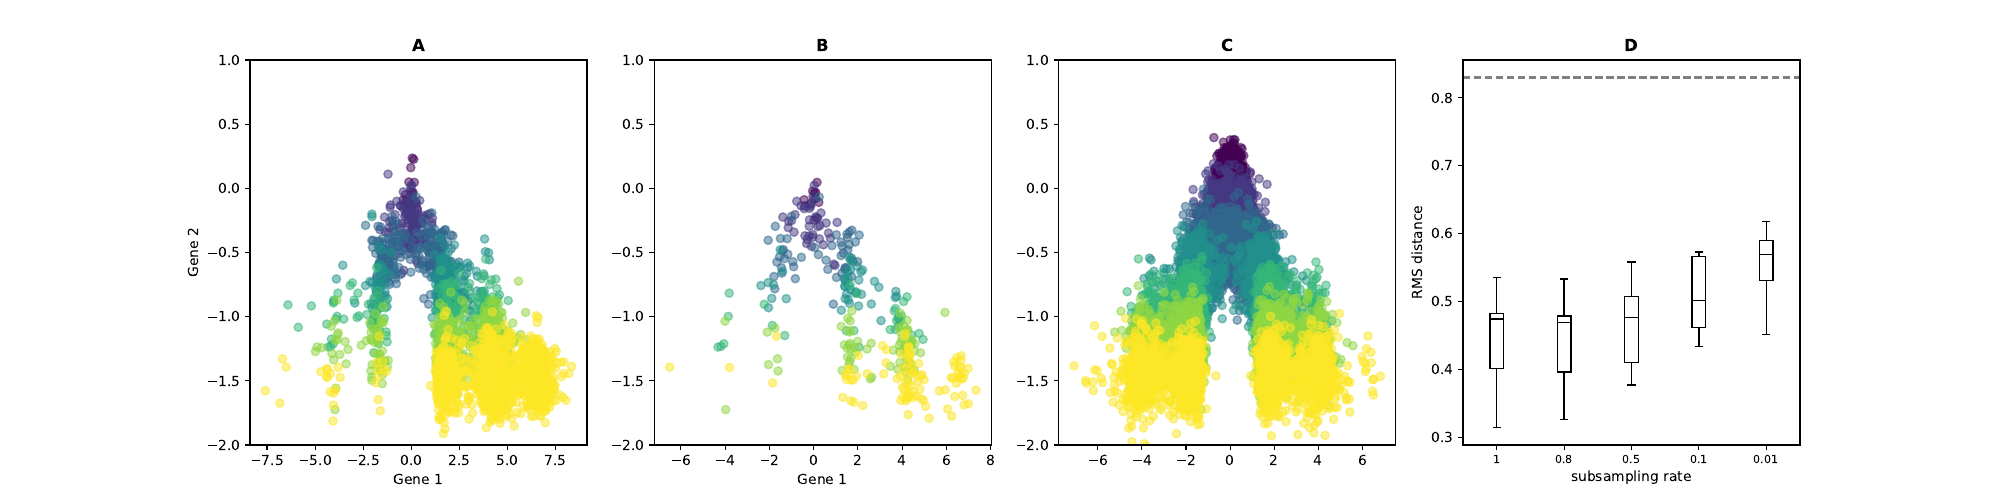

Here is the Python script that generated this plot:
import os
num_threads = "8"
os.environ["OMP_NUM_THREADS"] = num_threads
os.environ["OPENBLAS_NUM_THREADS"] = num_threads
os.environ["MKL_NUM_THREADS"] = num_threads
os.environ["VECLIB_MAXIMUM_THREADS"] = num_threads
os.environ["NUMEXPR_NUM_THREADS"] = num_threads

import copy
import matplotlib.pyplot as plt
import numpy as np

import sys; sys.path += ['../.']

from lineageot_files import simulation as sim
from lineageot_files import inference as sim_inf
from lineageot_files import new as sim_new
from lineageot_files.new import RMS, subsampled_tree

np.random.seed(2)

flow_type = 'MFL_4' # flow type used for the simulations
factor_MFL4 = 4

# Setting simulation parameters
timescale = 1
diffusion_constant, division_time_distribution = factor_MFL4*.2, "exponential"
mean_division_time = .4*timescale
mean_death_time = 1*timescale
x_init = np.array([0, 0.15, 0])
dim = 3

# Choosing which of the three dimensions to show in later plots
dimensions_to_plot = [0, 1]
T = np.linspace(.1, 1.5, 7) # time of simulation

n_mean = 7 # number of repetitions
p_vec = np.ones(len(T))
p_vec[-2:] = [.8, .5] # initial subsampling probability vector
n_ps = [1, 1, .5, .1, 0.01] # list of multiplicative factors for the subsampling probability
N0 = 10 # number of initial cells



def simulate_groundtruth(N0, T, flow_type):
    """Function simulating N0 cells at a sequence of timepoints T under a SDE without branching and drift = flow_type """
    non_constant_branching_rate = False
    mean_division_time = 1e9
    sim_params = sim.SimulationParameters(division_time_std = .01*timescale,
                                          flow_type = flow_type,
                                          mutation_rate = 1/timescale,
                                          mean_division_time = mean_division_time,
                                          timestep = 0.01*timescale,
                                          initial_distribution_std = 0.1,
                                          diffusion_constant = diffusion_constant,
                                          division_time_distribution = division_time_distribution,
                                          non_constant_branching_rate = non_constant_branching_rate
                                         )

    sample = []
    initial_cell = []
    for cnt, t in enumerate(T):
        tmp = []
        tmp_initial_cell = []
        for n in range(0, N0):
            tmp_initial_cell.append(sim.Cell(np.random.normal(x_init, sim_params.initial_distribution_std),
                                    np.zeros(sim_params.barcode_length)))
            tmp.append(sim.sample_descendants(tmp_initial_cell[n], t, t, sim_params))
        sample.append(tmp)
        initial_cell.append(tmp_initial_cell)
    # Extracting trees and barcode matrices
    true_trees = [[sim_inf.list_tree_to_digraph(sample[t][n]) for n in range(0, N0)] for t in range(0, len(T))]
    for cnt, t in enumerate(T):
        for n in range(N0):
            true_trees[cnt][n].nodes['root']['cell'] = initial_cell[cnt][n]

    # Computing the ground-truth coupling

    data_arrays = [[sim_inf.extract_data_arrays(true_trees[t][n]) for n in range(0, N0)] for t in range(0, len(T))]
    rna_arrays = []
    for t in range(0, len(T)):
        tmp_array = data_arrays[t][0][0]
        for n in range(1, N0):
            tmp_array = np.concatenate((tmp_array, data_arrays[t][n][0]), axis=0)
        rna_arrays.append(tmp_array)

    return rna_arrays



def simulate_trees(N0, T, flow_type, proba_sub, true_trees=None, compute=1):
    """Function simulating N0 trees at a sequence of timepoints T under a branchgin SDE, drift = flow_type
     and branching rates associated to the same flow_type """
    non_constant_branching_rate = True # False if the branching rate is constant
    sim_params = sim.SimulationParameters(division_time_std = .01*timescale,
                                        flow_type = flow_type,
                                        mutation_rate = 1/timescale,
                                        mean_division_time = mean_division_time,
                                        timestep = 0.001*timescale,
                                        initial_distribution_std = 0.1,
                                        diffusion_constant = diffusion_constant,
                                        division_time_distribution = division_time_distribution,
                                        non_constant_branching_rate = non_constant_branching_rate,
                                        )
    # Simulating a set of samples
    if compute:
        sample = []
        initial_cell = []
        for cnt, t in enumerate(T):
            tmp = []
            tmp_initial_cell = []
            for n in range(0, N0):
                tmp_initial_cell.append(sim.Cell(np.random.normal(x_init, sim_params.initial_distribution_std),
                                        np.zeros(sim_params.barcode_length)))
                tmp.append(sim.sample_descendants(tmp_initial_cell[n], t, t, sim_params))
            sample.append(tmp)
            initial_cell.append(tmp_initial_cell)

        # Extracting trees and barcode matrices
        true_trees = [[] for _ in range(0, len(T))]
        for t in range(0, len(T)):
            for n in range(0, N0):
                true_trees[t].append(sim_inf.list_tree_to_digraph(sample[t][n]))

    # data all
    true_trees_annotated = [[copy.deepcopy(true_trees[t][n]) for n in range(0, N0)] for t in range(0, len(T))]
    for n in range(0, N0):
        for t in range(0, len(T)):
            sim_inf.add_node_times_from_division_times(true_trees_annotated[t][n])
            for tt in range(0, t):
                sim_inf.add_nodes_at_time(true_trees_annotated[t][n], T[tt])

    weights_deconvoluted_all = sim_new.build_weights_deconvoluted(true_trees_annotated, N0)

    # Computing array of cells
    data_arrays = [[] for t in range(0, len(T))]
    for t in range(0, len(T)):
        for n in range(0, N0):
            data_arrays[t].append(sim_inf.extract_data_arrays(true_trees_annotated[t][n]))
    rna_arrays_all = []
    for t in range(0, len(T)):
        tmp_array = data_arrays[t][0][0]
        for n in range(1, N0):
            tmp_array = np.concatenate((tmp_array, data_arrays[t][n][0]), axis=0)
        rna_arrays_all.append(tmp_array)

    if not compute:
        # data subsampled
        empty_list = [[] for _ in range(0, len(T))]
        true_trees_annotated_sub = [[copy.deepcopy(true_trees[t][n]) for n in range(0, N0)] for t in range(0, len(T))]
        for t in range(0, len(T)):
            for n in range(0, N0):
                sim_inf.add_node_times_from_division_times(true_trees_annotated_sub[t][n])
                true_trees_annotated_sub[t][n], empty = subsampled_tree(true_trees_annotated_sub[t][n], proba_sub[t])
                empty_list[t].append(empty)
                for tt in range(0, t+1):
                    sim_inf.add_nodes_at_time(true_trees_annotated_sub[t][n], T[tt])

        weights_deconvoluted_sub = sim_new.build_weights_deconvoluted_subsampled(true_trees_annotated_sub, N0, empty_list)

        # Computing array of cells

        data_arrays_sub = [[] for _ in range(0, len(T))]
        for t in range(0, len(T)):
            for n in range(0, N0):
                data_arrays_sub[t].append(sim_inf.extract_data_arrays(true_trees_annotated_sub[t][n]))
        rna_arrays_sub = []
        for t in range(0, len(T)):
            tmp_array = data_arrays_sub[t][0][0]
            for n in range(1, N0):
                if not empty_list[t][n]:
                    tmp_array = np.concatenate((tmp_array, data_arrays_sub[t][n][0]), axis=0)
            rna_arrays_sub.append(tmp_array)

    else: rna_arrays_sub, weights_deconvoluted_sub = rna_arrays_all, weights_deconvoluted_all

    print(rna_arrays_all[-1].shape, np.mean([rna_arrays_sub[i].shape[0] for i in range(len(rna_arrays_sub))]))
    return [rna_arrays_all, weights_deconvoluted_all, rna_arrays_sub, weights_deconvoluted_sub, true_trees]


res = [[] for _ in range(0, n_mean)]
tree, rna = 0, 0
for m in range(n_mean):
    for n, p in enumerate(n_ps):
        print(m, n)
        if not n:
            tmp = simulate_trees(N0, T, flow_type, np.ones(len(T)))
            tree = tmp[-1]
        else:
            tmp = simulate_trees(N0, T, flow_type, p_vec * (np.linspace(max(np.sqrt(p), .5), np.sqrt(p), len(T)))**2,
                                 true_trees=tree, compute=0)
        res[m].append(tmp)

ground_truth = simulate_groundtruth(2500, T, flow_type)

lines = 1
col = 5
fig, axes = plt.subplots(lines, col, figsize=(5*col, 5*lines))

x_obs, t_obs = sim_new.build_samples_real(ground_truth)
axes[2].set_title("C", weight="bold", fontsize=14)
axes[2].scatter(x_obs[:, dimensions_to_plot[0]],x_obs[:, dimensions_to_plot[1]], c = t_obs, alpha=.5)
axes[2].set_ylim(-2, 1)
axes[2].set_xlabel('Gene ' + str(dimensions_to_plot[0] + 1), fontsize=14)

rna = [sim_new.build_samples_real(res[-1][-2][0]),
       sim_new.build_samples_real(res[-1][-2][2])]

axes[0].set_title("A", weight="bold", fontsize=14)
axes[0].set_xlabel('Gene ' + str(dimensions_to_plot[0] + 1), fontsize=14)
axes[0].set_ylabel('Gene ' + str(dimensions_to_plot[1] + 1), fontsize=14)
s = axes[0].scatter(rna[0][0][:, dimensions_to_plot[0]],rna[0][0][:, dimensions_to_plot[1]], c = rna[0][1], alpha=.5)
axes[0].set_ylim(-2, 1)

axes[1].set_title("B", weight="bold", fontsize=14)
axes[1].set_xlabel('Gene ' + str(dimensions_to_plot[0] + 1), fontsize=14)
axes[1].scatter(rna[1][0][:, dimensions_to_plot[0]],rna[1][0][:, dimensions_to_plot[1]], c = rna[1][1], alpha=.5)
axes[1].set_ylim(-2, 1)

tmp_diff_ref = [[0 for m in range(0, n_mean)] for _ in n_ps]
tmp_diff_with = [[0 for m in range(0, n_mean)] for _ in n_ps]
for p in range(0, len(n_ps)):
    for m in range(0, n_mean):
        for t in range(0, len(T)):
            rna_nosub = res[m][p][0][t]
            rna_sub = res[m][p][2][t]
            tmp_diff_ref[p][m] += RMS(rna_nosub, x_obs[t_obs == t], mu_weight=res[m][p][1][t]) / len(T)
            tmp_diff_with[p][m] += RMS(rna_sub, x_obs[t_obs == t], mu_weight=res[m][p][3][t]) / len(T)
diff_noreweighting = 0
for m in range(0, n_mean):
    for t in range(0, len(T)):
        diff_noreweighting += RMS(res[m][-2][0][t], x_obs[t_obs == t])
diff_noreweighting /= n_mean*len(T)

plt.xticks(fontsize=8)
prop = {'color':'black'}
test = axes[3].boxplot([tmp_diff_with[p] for p in range(0, len(n_ps))],
    patch_artist=True, medianprops=prop, widths=([.2 for _ in range(0, len(n_ps))]))
for patch in test['boxes']: patch.set(facecolor='white')
axes[3].set_xlim(0.5, len(n_ps)+.5)
axes[3].set_ylabel('RMS', fontsize=14)
axes[3].set_xlabel('subsampling rate', fontsize=14)
list_tmp = ['{}'.format(p) for p in n_ps]
list_tmp[1] = '0.8'
axes[3].set_xticklabels(list_tmp)
axes[3].plot(np.arange(len(n_ps)+2), [diff_noreweighting for _ in range(len(n_ps)+2)], '--', c='grey')
axes[3].set_title("D", weight="bold", fontsize=14)

axes[4].axis('off')
cax = plt.axes([0.75,.11, 0.006, 0.74])
cbar = fig.colorbar(s, ax=axes[2], cax=cax)
cbar.ax.set_title('time', fontsize=14)


plt.savefig("Figures/Figure5.pdf", dpi=150)
plt.close()
